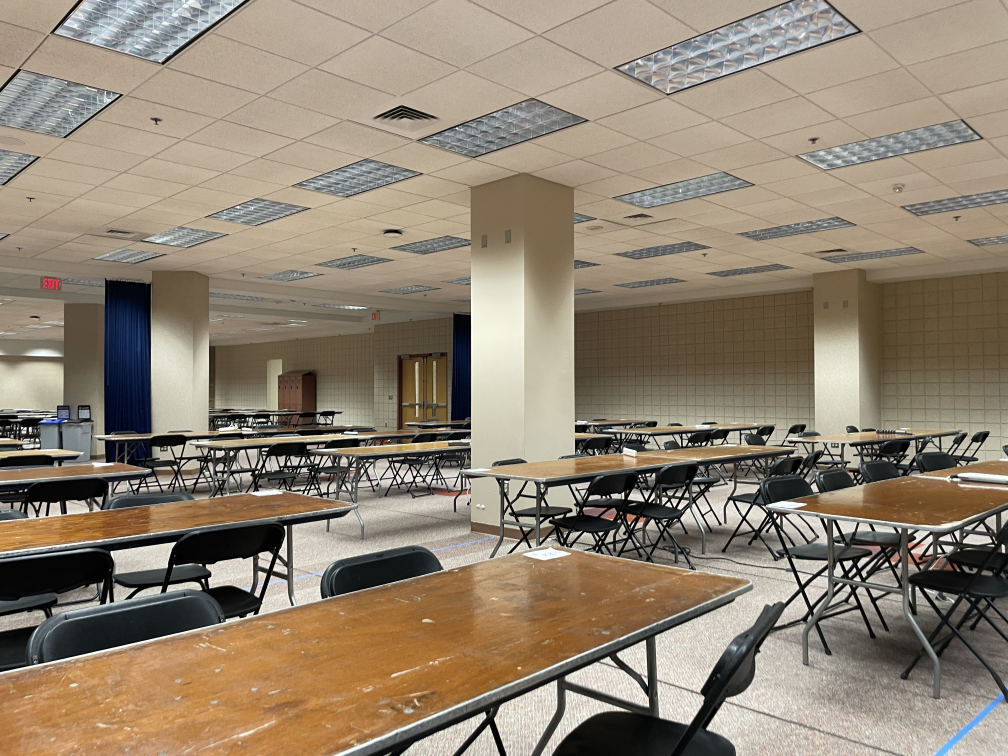
#> input picture python_server/room.jpeg, 4032 x 3024 px (shown at 1/4 size)
$ python client_test.py
#> lines starting #> are read from the running program, lines starting #| are printed output that depends on the picture
import requests
import json
import matplotlib.pyplot as plt
import numpy as np
import os
import cv2
import time

def resize_image(image_path, scale_factor=0.1):
#> called with image_path = './room.jpeg', scale_factor = 0.1
        image = cv2.imread(image_path)
#> image is the input picture: shape (3024, 4032, 3); mean B, G, R 114, 131.7, 144.9
        if image is None:
            print(f"Error: Unable to load image at {image_path}")
            return None

        width = int(image.shape[1] * scale_factor)
#> width = 403
        height = int(image.shape[0] * scale_factor)
#> height = 302
        dim = (width, height)
#> dim = (403, 302)

        resized_image = cv2.resize(image, dim, interpolation=cv2.INTER_AREA)
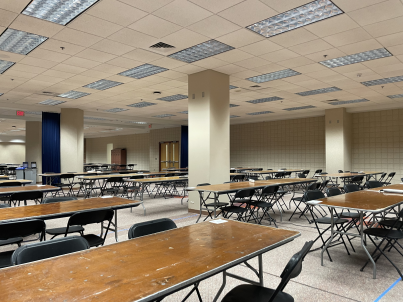
#> resized_image: shape (302, 403, 3); mean B, G, R 114, 131.7, 144.9
        _, buffer = cv2.imencode('.jpeg', resized_image)
        file_like_object = {'image': ('image.jpeg', buffer.tobytes(), 'image/jpeg')}
        return file_like_object

def send_image_and_get_depth(image_path):
    url = 'http://104.171.203.243:8775/api/depth'
    files = resize_image(image_path)
#> files = 1 item

#> (the run stopped early here; a loop or call above may not have finished)
